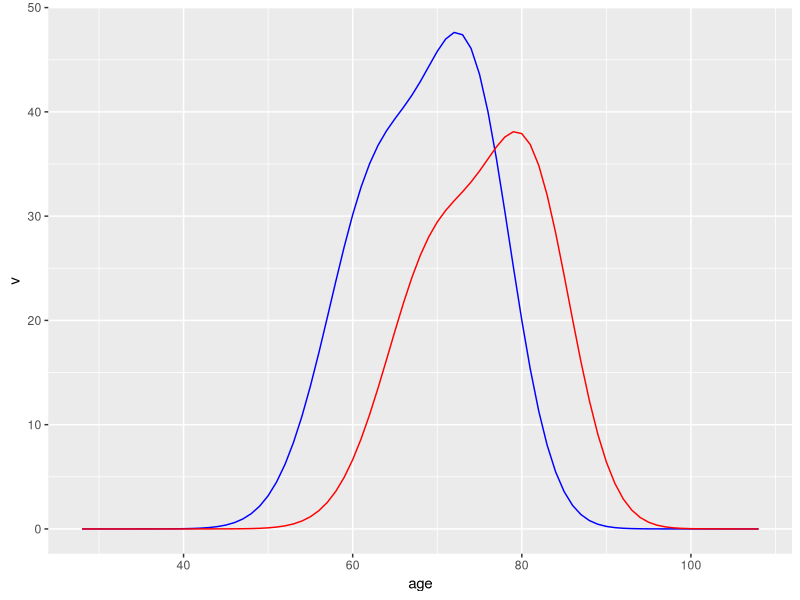
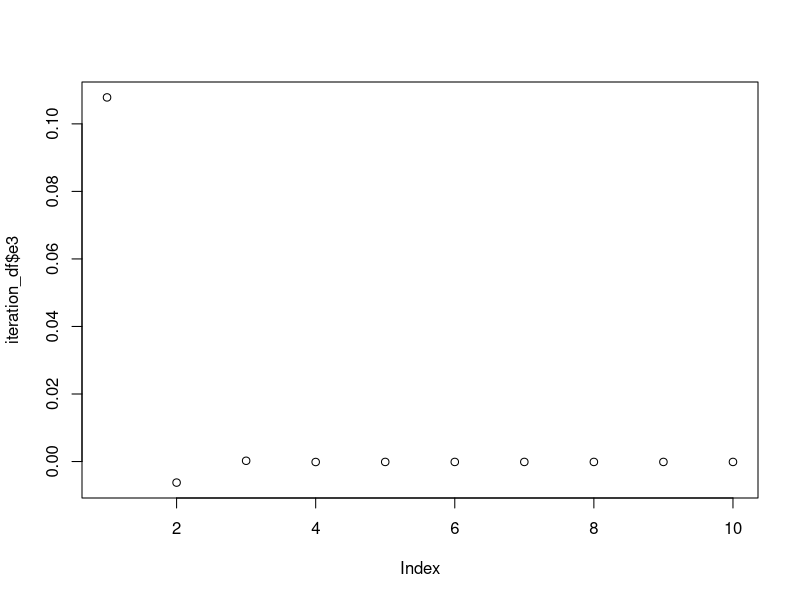
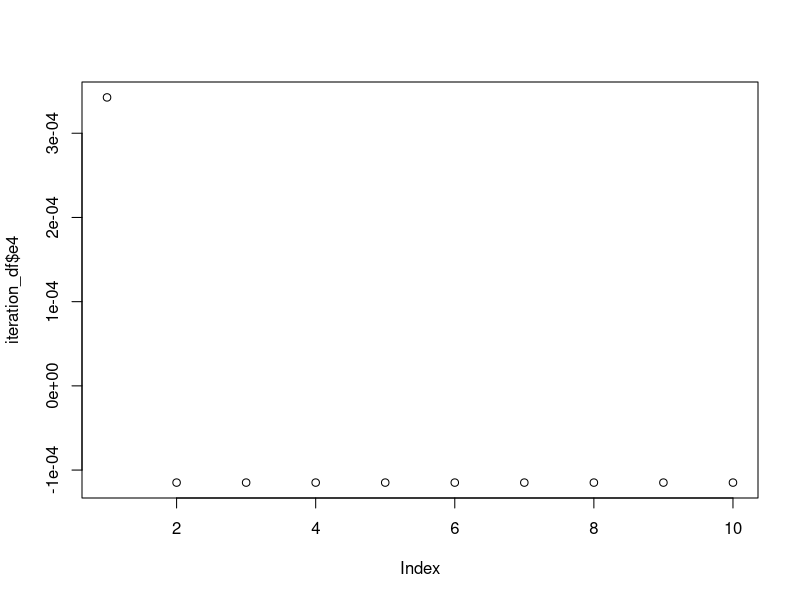

Here is the R script that generated these plots, in order:
#------------------------------------------------------------------------------#

##### Shift Estimators  #####
##### Ethan Roubenoff   #####
##### Test No. 1, 7 Jan 2020 #####

# This script is an implementation of Tom Cassidy's Shift estimator (S-Timator).
# Given two incomplete mortality curves for two independent populations (men 
# women, for ex), the S-timator estimates the _difference_ in life expectancy 
# between the two.  The main assumption is:
#         m_male(a) = m_female(a + S)
# that one group's mortality is a linear scaling of the other's.

# Note that this model is implemented in discrete time, and correct conversions
# between integrals and summations should be verified.
# Required external data sources: two files simulating men and women's
# single-year mortality.  PDF of description is included. 

# In this script I am seeking to replicate Tom's work.  Next steps include the
# possibility of a spline, or a bayesian application.  I will also run this
# estimator on as many curves as possible. 

# A note on rounding: one of the big procedures here is accessing values at 
# given ages (m(70) = .08); ages are discrete here.  However, since our 
# estimator is not always an integer, there are inconsistencies with 
# m(alpha + delta) => m(20 + 8.2); there is no entry for m(28.2) in the 
# discrete data.  As a result, I just round to the nearest integer (m(28)).
# This may introduce systemic bias!

# Note that if any of the estimators are outside of the bounds of data,
# the function will break.  I do not have a good solution for this as of yet. 
#------------------------------------------------------------------------------#

##### Load data #####
library(tidyverse)
library(magrittr)
setwd("~/S-timators")
rm(list=ls())
gc()
m.sim <- readxl::read_excel("men-sim-file.xls", col_names = F) %>% 
  rename(age = "...1", v = "...2") %>%
  mutate(n = 1)
f.sim <- readxl::read_excel("women-sim-file.xls", col_names = F) %>%
  rename(age = "...1", v = "...2") %>%
  mutate(n = 1)

# note that the simulated data are in 1-year intervals. I have added a "n"
# column that can be used for non-constant age intervals.  These three
# columns (age, v, n) are the only necessary data.

m.sim
f.sim

ggplot() + 
  geom_line(data = m.sim, aes(x = age, y = v), color = "blue") + 
  geom_line(data = f.sim, aes(x = age, y = v), color = "red")  

# It can be seen that the female curve is right-shifted and scaled
# down relative to the male curve


#------------------------------------------------------------------------------#

##### Implementation #####
# Notation may be slightly different from the pdf
# all functions have prefix f_{quantity}
# CONSTANTS are in CAPITALS
# quantities should be consistent like: {variable}.{superscript}_{sex} sigma.sq.hat_m

mu_m <- weighted.mean(m.sim$age, m.sim$v)
mu_f <- weighted.mean(f.sim$age, f.sim$v)

ALPHA <- min(min(m.sim$age), min(f.sim$age))
BETA <- max(max(m.sim$age), max(f.sim$age))
DELTA <- round(mu_f - mu_m)

#### Iteration ####
# This function is a wrapper that returns all the constants needed for the
# estimators.  The default value of DELTA is mu_f - mu_m. 

stimator <- function(DELTA, ALPHA, BETA, f.sim, m.sim){
  
  if(ALPHA + DELTA > max(m.sim$age)) stop("ALPHA + DELTA falls outside of range")
  if(BETA - DELTA < min(m.sim$age)) stop("BETA - DELTA falls outside of range")
  
  #### mu ####
  
  f_mu.hat <- function(alpha, beta, delta, df) {
    df %>% 
      filter(age > alpha & age < beta) %>%
      mutate(av = age * v * n ) %>%
      select(av) %>%
      sum() %>% 
      # divide_by(df %>% select(n) %>% sum()) %>%
      return()
  }
  
  # Note: need to round bc of discrete time
  mu.hat_w <- f_mu.hat(alpha = round(ALPHA+DELTA), beta = BETA, delta = DELTA, df = f.sim)
  mu.hat_m <- f_mu.hat(alpha = ALPHA, beta = round(BETA-DELTA), delta = DELTA, df = m.sim)
  
  # Quick sanity check:
  # ggplot() + 
  #   geom_line(data = m.sim, aes(x = age, y = v), color = "blue") + 
  #   geom_line(data = f.sim, aes(x = age, y = v), color = "red")  +
  #   geom_vline(xintercept = ALPHA + DELTA) + 
  #   geom_vline(xintercept = BETA - DELTA) + 
  #   geom_vline(xintercept = mu_m, color = "blue") + 
  #   geom_vline(xintercept = mu_f, color = "red") 
  
  #### sigma.hat.sq ####
  f_sigma.hat.sq <- function(alpha, beta,df, mu.hat) {
    df %>%
      filter(age > alpha, age < beta) %>%
      #mutate(a.mu = age - mu.hat) %>% # CHECK THIS
      mutate(a.mu = age) %>%
      mutate(r = a.mu^2 * v * n) %>%
      select(r) %>%
      sum() %>%
      return()
  }
  
  sigma.hat.sq_w <- f_sigma.hat.sq(alpha = round(ALPHA + DELTA), 
                                   beta = BETA, 
                                   df = f.sim, 
                                   mu.hat = mu.hat_w)
  
  sigma.hat.sq_m <- f_sigma.hat.sq(alpha = ALPHA, 
                                   beta = round(BETA - DELTA), 
                                   df = m.sim, 
                                   mu.hat = mu.hat_m)
  
  #### Q and Q.tilde ####
  f_Q <- function(alpha, beta, df) {
    df %>%
      filter(age > alpha, age < beta) %>%
      mutate(r = v*n) %>%
      sum()
  }
  
  Q <- f_Q(alpha = round(ALPHA + DELTA), 
           beta = BETA, 
           df = f.sim)
  Q.tilde <- f_Q(alpha = ALPHA, 
           beta = round(BETA - DELTA), 
           df = m.sim)
  
  #### R and R.tilde ####
  
  R <- mu.hat_w + DELTA
  R.tilde <- mu.hat_m - DELTA
  
  
  #### N and N.tilde ####
  f_N <- function(alpha, beta, R, sigma.hat.sq_m, Q, 
                  Q.tilde, df, mu.hat_m, mu.hat_w, delta ){
    a1 <- ((beta - R)^2 - sigma.hat.sq_m/Q.tilde) * (df %>% filter(age == beta) %>% pull("v"))
    a2 <- ((alpha - mu.hat_m)^2 - sigma.hat.sq_m/Q.tilde) * (df %>% filter(age == round(alpha + delta)) %>% pull("v"))
    a3 <- -2*mu.hat_w + 2*R*Q
    return(a1-a2+a3)
    }
  N <- f_N(ALPHA, BETA, R, sigma.hat.sq_m, Q,
           Q.tilde, f.sim,mu.hat_m, mu.hat_w, DELTA)  
  
  f_N.tilde <- function(alpha, beta, R.tilde, sigma.hat.sq_w, 
                        Q, Q.tilde, df, mu.hat_m, mu.hat_w, delta ){
    a1 <- ((beta - mu.hat_w)^2 - sigma.hat.sq_w/Q) *(df %>% filter(age == round(beta - delta)) %>% pull("v"))
    a2 <- ((alpha - R.tilde)^2 - sigma.hat.sq_w/Q)* (df %>% filter(age == alpha) %>% pull("v"))
    a3 <- -2*mu.hat_m + 2*R.tilde*Q.tilde
    return(a1 - a2 + a3)
  }
  
  N.tilde <- f_N.tilde(ALPHA, BETA, R.tilde, sigma.hat.sq_w, 
                       Q, Q.tilde, m.sim, mu.hat_m, mu.hat_w, DELTA)
  
  
  #### D and D.tilde ####
  # Need to calc v' (vp; v prime)
  # update this to use diff() function
  f.sim$vp <- 0
  m.sim$vp <- 0
  for (i in 1:nrow(f.sim)){
    vp <- (f.sim[i+1, "v"] - f.sim[i, "v"] ) %>% pull()
    n <- (f.sim[i, "n"]) %>% pull
    f.sim[i, "vp"] <- vp/n
  }
  f.sim[nrow(f.sim), "vp"] <- 0
  
  for (i in 1:nrow(m.sim)){
    vp <- (m.sim[i+1, "v"] - m.sim[i, "v"] ) %>% pull()
    n <- (m.sim[i, "n"]) %>% pull
    m.sim[i, "vp"] <- vp/n
  }
  m.sim[nrow(m.sim), "vp"] <- 0
  
  f_D <- function(beta, R, sigma.hat.sq_m, Q.tilde, 
                  df, alpha, mu.hat_m, delta, Q){
    a1 <- ((beta - R)^2 - sigma.hat.sq_m/Q.tilde) * (df %>% filter(age == beta) %>% pull("vp"))
    a2 <- ((alpha - mu.hat_m)^2 - sigma.hat.sq_m/Q.tilde) * (df %>% filter(age == round(alpha + delta)) %>% pull("vp"))
    a3 <- 2*(beta - R)*(df %>% filter(age == beta) %>% pull("v")) 
    a4 <- 2*(alpha - mu.hat_m)*(df %>% filter(age == round(alpha + delta)) %>% pull("v")) + 2*Q
    return(a1 - a2 - a3 + a4)
  }
  
  D <- f_D(BETA, R, sigma.hat.sq_m, Q.tilde, m.sim, ALPHA, mu.hat_m, DELTA, Q)
  
  f_D.tilde <- function(beta, mu.hat_w, sigma.hat.sq_w, Q, df, alpha, R.tilde, Q.tilde, delta) {
    a1 <- ((beta - mu.hat_w)^2 - sigma.hat.sq_w/Q) * (df %>% filter(age == round(beta - delta)) %>% pull("vp"))
    a2 <- ((alpha - R.tilde)^2 - sigma.hat.sq_w/Q) * (df %>% filter(age == alpha) %>% pull("vp"))
    a3 <- 2 * (beta - mu.hat_w) * (df %>% filter(age == round(beta - delta)) %>% pull("v"))
    a4 <- 2*(alpha - R.tilde) * (df %>% filter(age == alpha) %>% pull("v")) + 2*Q.tilde
    return(a1 - a2 - a3 + a4)
  }
  
  D.tilde <- f_D.tilde(BETA, mu.hat_w, sigma.hat.sq_w, Q, m.sim, ALPHA, R.tilde, Q.tilde, DELTA)
  
  
  ret <- list("ALPHA" = ALPHA,
              "BETA" = BETA,
              "DELTA" = DELTA,
              "D" = D,
              "D.tilde" = D.tilde,
              "mu_f" = mu_f,
              "mu_m" = mu_m,
              "mu.hat_m" = mu.hat_m,
              "mu.hat_w" = mu.hat_w,
              "N" = N,
              "N.tilde" = N.tilde,
              "Q" = Q,
              "Q.tilde" = Q.tilde,
              "R" = R,
              "R.tilde" = R.tilde,
              "sigma.hat.sq_m" = sigma.hat.sq_m,
              "sigma.hat.sq_w" = sigma.hat.sq_w)
  
  return(ret)
}

ret <- stimator(DELTA, ALPHA, BETA, f.sim, m.sim)

#### The Formulae  ####
#### Estimator 1 ####
f_e1 <- function(delta = DELTA, 
                 N = N, 
                 D = D, 
                 sigma.hat.sq_w = sigma.hat.sq_w, 
                 sigma.hat.sq_m = sigma.hat.sq_m, 
                 mu.hat_w = mu.hat_w, 
                 Q = Q, 
                 Q.tilde = Q.tilde, 
                 R = R) {
  
  a1 <- delta - N/D
  a2 <- N^2 - 2*D*(sigma.hat.sq_w + 2*mu.hat_w^2 - Q*mu.hat_w^2 - 2*R*mu.hat_w + 
                     Q*R^2 -  Q/Q.tilde*sigma.hat.sq_m)
  return(a1 - (sqrt(a2)/D))
}

e1 <- with(ret, f_e1(delta = DELTA, 
           N = N,
           D = D, 
           sigma.hat.sq_w = sigma.hat.sq_w, 
           sigma.hat.sq_m = sigma.hat.sq_m, 
           mu.hat_w = mu.hat_w, 
           Q = Q, 
           Q.tilde = Q.tilde, 
           R = R) )

print(e1)


#### Estimator 2 ####
f_e2 <- function(delta = DELTA, 
                 N.tilde = N.tilde,
                 D.tilde = D.tilde,
                 sigma.hat.sq_m = sigma.hat.sq_m,
                 mu.hat_m = mu.hat_m,
                 Q.tilde = Q.tilde,
                 R.tilde = R.tilde,
                 Q = Q,
                 sigma.hat.sq_w = sigma.hat.sq_w) {
  
  a1 <- delta + N.tilde/D.tilde
  a2 <-  N.tilde^2 - 2*D.tilde * (sigma.hat.sq_m + 2*mu.hat_m^2 - 
                                  Q.tilde*mu.hat_m^2 - 2*R.tilde*mu.hat_m +
                                    Q.tilde * R.tilde^2 - Q.tilde/Q*sigma.hat.sq_w)
  
  return(a1 + sqrt(a2)/D.tilde)
  
}
e2 <- with(ret, f_e2(delta = DELTA, 
           N.tilde = N.tilde,
           D.tilde = D.tilde,
           sigma.hat.sq_m = sigma.hat.sq_m,
           mu.hat_m = mu.hat_m,
           Q.tilde = Q.tilde,
           R.tilde = R.tilde,
           Q = Q,
           sigma.hat.sq_w = sigma.hat.sq_w))
print(e2)

#### Estimator 3 ####

f_e3 <- function(delta = DELTA,
                 sigma.hat.sq_w = sigma.hat.sq_w,
                 mu.hat_w = mu.hat_w,
                 Q = Q,
                 R = R, 
                 Q.tilde = Q.tilde,
                 sigma.hat.sq_m = sigma.hat.sq_m,
                 N=N) {
  
  a1 <- sigma.hat.sq_w + 2*mu.hat_w^2 - Q.tilde*mu.hat_w^2 - 2*R*mu.hat_w +
    Q.tilde*R^2 - Q/Q.tilde*sigma.hat.sq_m
  return(delta - a1/N)
}
 
e3 <- with(ret, f_e3(delta = DELTA,
           sigma.hat.sq_w = sigma.hat.sq_w,
           mu.hat_w = mu.hat_w,
           Q = Q,
           R = R, 
           Q.tilde = Q.tilde,
           sigma.hat.sq_m = sigma.hat.sq_m,
           N=N))
print(e3)

#### Estimator 4 ####

f_e4 <- function(delta = DELTA,
                 sigma.hat.sq_m = sigma.hat.sq_m,
                 mu.hat_m= mu.hat_m,
                 Q.tilde = Q.tilde,
                 R.tilde = R.tilde,
                 Q = Q,
                 sigma.hat.sq_w = sigma.hat.sq_w,
                 N.tilde = N.tilde) {
  a1 <- sigma.hat.sq_m + 2*mu.hat_m^2 - Q.tilde*mu.hat_m^2 - 2*R.tilde*mu.hat_m +
    Q.tilde * R.tilde^2 - Q.tilde/Q*sigma.hat.sq_w
  return(delta + a1/N.tilde)
}

e4 <- with(ret, f_e4(delta = DELTA,
           sigma.hat.sq_m = sigma.hat.sq_m,
           mu.hat_m= mu.hat_m,
           Q.tilde = Q.tilde,
           R.tilde = R.tilde,
           Q = Q,
           sigma.hat.sq_w = sigma.hat.sq_w,
           N.tilde = N.tilde))
  
print(e4)

#### Iteration Procedure ####
# Program has already run once, providing first estimates of e1, e2, e3, e4
# Create nx4 matrix of values
# Call iteratively replacing DELTA with e1
# After completing n iterations, run to clear, and repeat with e2, e3, e4

n <- 10
iteration_df <- data.frame(matrix(0, n, 4))
colnames(iteration_df) <- c("e1", "e2", "e3", "e4")

# e3
iteration_df[1, "e3"] <- e3
for (i in 2:n) {
  ret <- stimator(DELTA = e3, ALPHA, BETA, f.sim, m.sim)
  e3 <- with(ret, f_e3(delta = e3,
                       sigma.hat.sq_w = sigma.hat.sq_w,
                       mu.hat_w = mu.hat_w,
                       Q = Q,
                       R = R, 
                       Q.tilde = Q.tilde,
                       sigma.hat.sq_m = sigma.hat.sq_m,
                       N=N))
  iteration_df[i, "e3"] <- e3
}
iteration_df
plot(iteration_df$e3)

# e4
iteration_df[1, "e4"] <- e4
for (i in 2:n) {
  ret <- stimator(DELTA = e4, ALPHA, BETA, f.sim, m.sim)
  e4 <- with(ret, f_e4(delta = DELTA,
             sigma.hat.sq_m = sigma.hat.sq_m,
             mu.hat_m= mu.hat_m,
             Q.tilde = Q.tilde,
             R.tilde = R.tilde,
             Q = Q,
             sigma.hat.sq_w = sigma.hat.sq_w,
             N.tilde = N.tilde))
  iteration_df[i, "e4"] <- e4
}
iteration_df
plot(iteration_df$e4)

















  